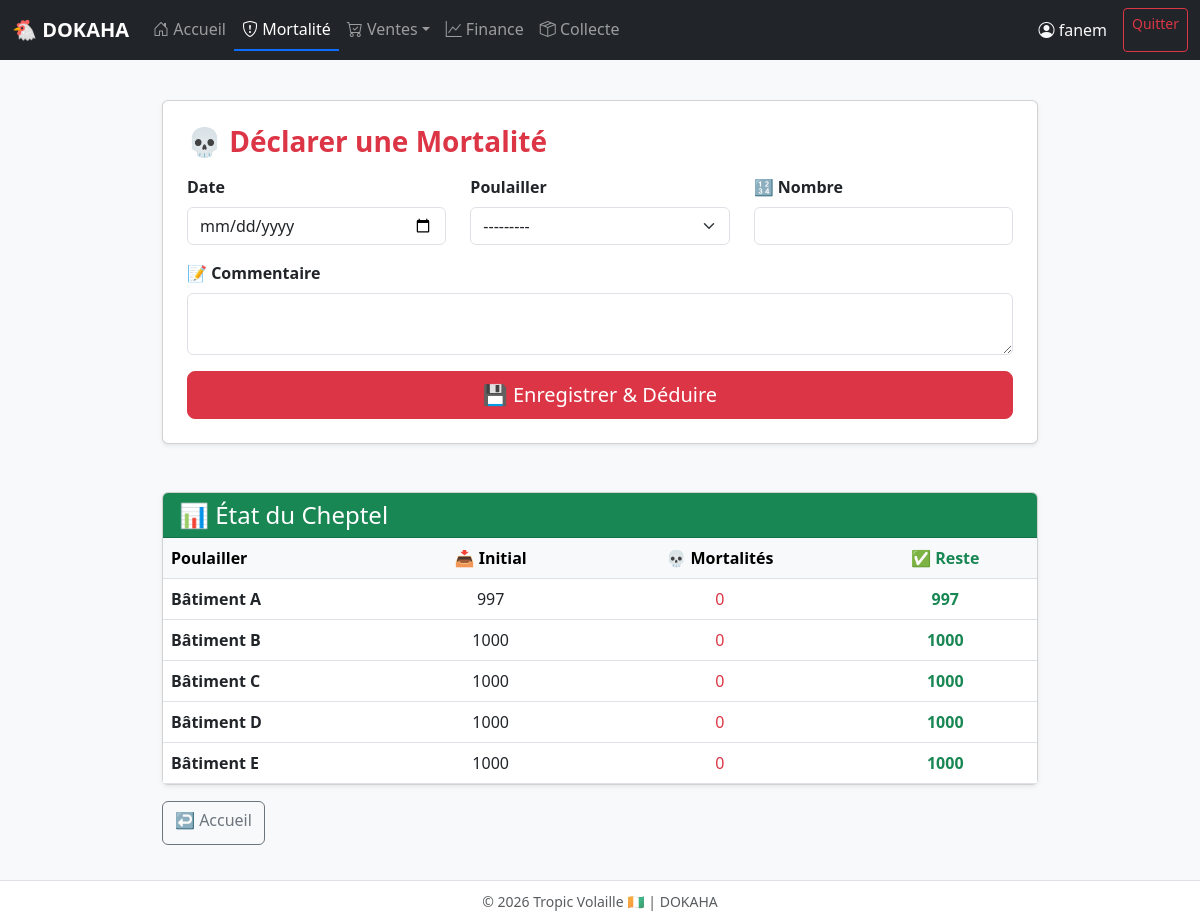
/mortalite/ajouter/ (signed in), run on the app's committed database.
### gestion/models.py (models this page shows)
class Poulailler(models.Model):
    nom = models.CharField(max_length=100, default="")
    effectif_initial = models.PositiveIntegerField(default=0)
    def __str__(self):
        return self.nom

### gestion/views.py (the view)
# urls.py: path('mortalite/ajouter/', views.mortalite_form, name='mortalite_form'),
@login_required
def mortalite_form(request):
    from .forms import MortaliteForm
    from .models import Poulailler, SortiePoules
    from django.db.models import Sum
    from django.utils import timezone
    from django.contrib import messages
    poulaillers_data = []
    for p in Poulailler.objects.all():
        m = SortiePoules.objects.filter(poulailler=p, type_sortie='mortalite').aggregate(t=Sum('nombre'))['t'] or 0
        poulaillers_data.append({'nom': p.nom, 'initial': p.effectif_initial, 'mortalites': m, 'reste': p.effectif_initial - m})
    if request.method == 'POST':
        form = MortaliteForm(request.POST)
        if form.is_valid():
            p = form.cleaned_data['poulailler']
            n = form.cleaned_data['nombre']
            if n <= p.effectif_initial:
                p.effectif_initial -= n
                p.save()
                SortiePoules.objects.create(date=form.cleaned_data['date'], poulailler=p, nombre=n, type_sortie='mortalite')
                messages.success(request, f"✅ {n} poules déduites de '{p.nom}'")
                return redirect('mortalite_form')
            else:
                messages.error(request, f"⚠️ Effectif insuffisant ({p.effectif_initial} < {n})")
    else:
        form = MortaliteForm(initial={'date': timezone.now().date()})
    return render(request, 'gestion/mortalite_form.html', {'form': form, 'poulaillers': poulaillers_data})

### gestion/forms.py
class MortaliteForm(forms.Form):
    date = forms.DateField(widget=forms.DateInput(attrs={'type': 'date', 'class': 'form-control'}))
    poulailler = forms.ModelChoiceField(queryset=Poulailler.objects.all(), widget=forms.Select(attrs={'class': 'form-select'}))
    nombre = forms.IntegerField(min_value=1, widget=forms.NumberInput(attrs={'class': 'form-control'}))
    commentaire = forms.CharField(required=False, widget=forms.Textarea(attrs={'class': 'form-control', 'rows': 2}))

### gestion/templates/gestion/mortalite_form.html (shortened to what this page needs)
{% extends "gestion/base.html" %}
{% block content %}
<div class="container mt-4" style="max-width:900px">
    <div class="card p-4 shadow-sm mb-5">
        <h3 class="mb-3 text-danger fw-bold">💀 Déclarer une Mortalité</h3>
        <form method="POST">{% csrf_token %}
            <div class="row">
                <div class="col-md-4 mb-3"><label class="form-label fw-bold"> Date</label>{{ form.date }}</div>
                <div class="col-md-4 mb-3"><label class="form-label fw-bold"> Poulailler</label>{{ form.poulailler }}</div>
                <div class="col-md-4 mb-3"><label class="form-label fw-bold">🔢 Nombre</label>{{ form.nombre }}</div>
            </div>
            <div class="mb-3"><label class="form-label fw-bold">📝 Commentaire</label>{{ form.commentaire }}</div>
            <button type="submit" class="btn btn-danger btn-lg w-100">💾 Enregistrer & Déduire</button>
        </form>
    </div>
    <div class="card shadow-sm">
        <div class="card-header bg-success text-white"><h4 class="mb-0">📊 État du Cheptel</h4></div>
        <table class="table table-hover mb-0"><thead class="table-light"><tr><th> Poulailler</th><th class="text-center">📥 Initial</th><th class="text-center">💀 Mortalités</th><th class="text-center fw-bold text-success">✅ Reste</th></tr></thead><tbody>
        {% for p in poulaillers %}<tr><td class="fw-bold">{{ p.nom }}</td><td class="text-center">{{ p.initial }}</td><td class="text-center text-danger">{{ p.mortalites }}</td><td class="text-center fw-bold text-success">{{ p.reste }}</td></tr>{% empty %}<tr><td colspan="4" class="text-center">📭 Aucun</td></tr>{% endfor %}
        </tbody></table>
    </div>
    <div class="mt-3"><a href="/" class="btn btn-outline-secondary">↩️ Accueil</a></div>
</div>
{% endblock %}

### gestion/templates/gestion/base.html (shortened to what this page needs)
{% load static %}
<!DOCTYPE html>
<html lang="fr">
<head>
    <link href="https://cdn.jsdelivr.net/npm/bootstrap@5.3.0/dist/css/bootstrap.min.css" rel="stylesheet">
    <link rel="stylesheet" href="https://cdn.jsdelivr.net/npm/bootstrap-icons@1.11.0/font/bootstrap-icons.css">
</head>
<body>
<nav class="navbar navbar-expand-lg navbar-dark bg-dark sticky-top">
    <div class="container-fluid">
        <a class="navbar-brand" href="{% url 'dashboard' %}">🐔 DOKAHA</a>
        <div class="collapse navbar-collapse" id="mainNav">
            <ul class="navbar-nav me-auto mb-2 mb-lg-0">
                <li class="nav-item"><a class="nav-link {% if request.resolver_match.url_name == 'dashboard' %}active{% endif %}" href="{% url 'dashboard' %}"><i class="bi bi-house-door"></i> Accueil</a></li>
                <li class="nav-item"><a class="nav-link {% if 'mortalite' in request.path %}active{% endif %}" href="{% url 'mortalite_form' %}"><i class="bi bi-shield-exclamation"></i> Mortalité</a></li>
                <li class="nav-item dropdown">
                    <a class="nav-link dropdown-toggle {% if 'vente' in request.path %}active{% endif %}" href="#" role="button" data-bs-toggle="dropdown"><i class="bi bi-cart-check"></i> Ventes</a>
                </li>
                <li class="nav-item"><a class="nav-link {% if 'finance' in request.path %}active{% endif %}" href="{% url 'finance_dashboard' %}"><i class="bi bi-graph-up"></i> Finance</a></li>
                <li class="nav-item"><a class="nav-link {% if 'collecte' in request.path %}active{% endif %}" href="{% url 'collecte_oeufs' %}"><i class="bi bi-box-seam"></i> Collecte</a></li>
            </ul>
            <span class="navbar-text text-light me-3"><i class="bi bi-person-circle"></i> {{ user.username|default:"Admin" }}</span>
            <a href="/admin/logout/" class="btn btn-sm btn-outline-danger">Quitter</a>
        </div>
    </div>
</nav>
<div class="container-fluid px-3 py-3">
    {% block content %}{% endblock %}
</div>
<footer class="fixed-bottom text-center text-muted py-2 bg-white border-top">
    <small>© {% now "Y" %} Tropic Volaille 🇨🇮 | DOKAHA</small>
</footer>
</body>
</html>

### gestion/templates/gestion/base.html (style rules this page uses)
:root { --primary:#0d6efd; --success:#198754; --danger:#dc3545; --warning:#ffc107; }
body { background:#f8f9fa; font-family:system-ui,-apple-system,sans-serif; padding-bottom:60px; }
.navbar-brand { font-weight:700; }
.nav-link { font-weight:500; padding:0.5rem 1rem; }
.nav-link.active { border-bottom:2px solid var(--primary); }
.btn { min-height:44px; }

### data on the page
Poulailler: nom "Bâtiment A"
Poulailler: nom "Bâtiment B"
Poulailler: nom "Bâtiment C"
Poulailler: nom "Bâtiment D"
Poulailler: nom "Bâtiment E"

### other printed values
{{ user.username|default:"Admin" }} "fanem"
{{ p.initial }} "997" "1000" "1000" "1000" "1000"
{{ p.mortalites }} "0" "0" "0" "0" "0"
{{ p.reste }} "997" "1000" "1000" "1000" "1000"
